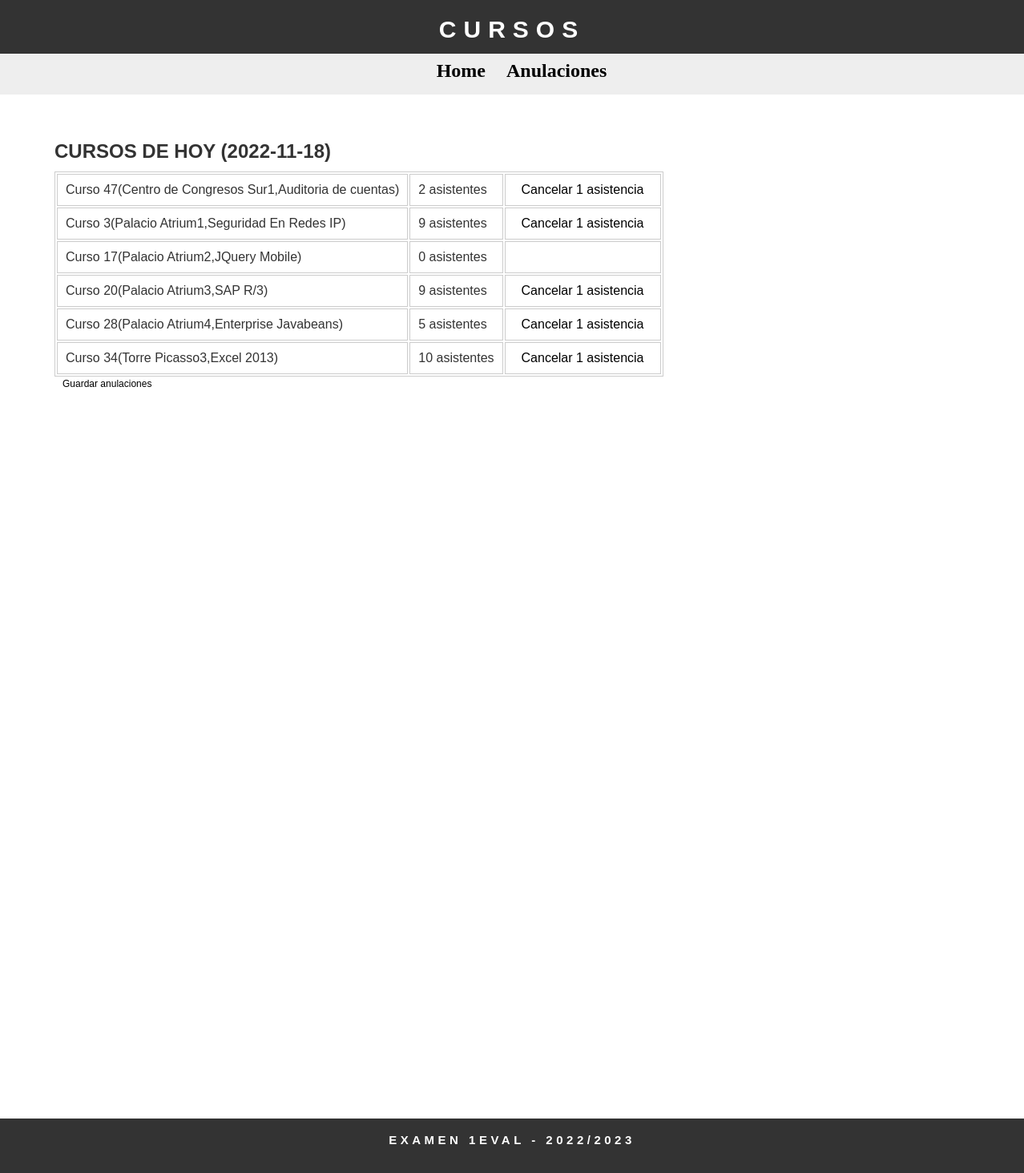
Page /anulaciones.php?anulado=3 on the committed database.
### tables this page shows
CREATE TABLE IF NOT EXISTS `cursos` (
  `ID_CURSO` int NOT NULL AUTO_INCREMENT,
  `ID_AULA` int NOT NULL,
  `DIA` date NOT NULL,
  `HORA` time NOT NULL,
  `ID_TEMA` varchar(11) NOT NULL,
  `ASISTENTES` int DEFAULT NULL,
  `PRECIO` float NOT NULL,
  PRIMARY KEY (`ID_CURSO`),
  KEY `FK_CURSO_TEMA` (`ID_TEMA`),
  KEY `FK_CURSO_AULA` (`ID_AULA`)
);

CREATE TABLE IF NOT EXISTS `edificios` (
  `ID_EDIFICIO` varchar(11) NOT NULL,
  `NOMBRE` varchar(50) NOT NULL,
  PRIMARY KEY (`ID_EDIFICIO`),
  UNIQUE KEY `AK_EDIFICIO` (`NOMBRE`)
);

CREATE TABLE IF NOT EXISTS `aulas` (
  `ID_AULA` int NOT NULL AUTO_INCREMENT,
  `ID_EDIFICIO` varchar(11) NOT NULL,
  `NUMERO` int NOT NULL,
  `CAPACIDAD` int NOT NULL,
  PRIMARY KEY (`ID_AULA`),
  KEY `FK_AULA_EDIFICIO` (`ID_EDIFICIO`)
);

CREATE TABLE IF NOT EXISTS `temas` (
  `ID_TEMA` varchar(11) NOT NULL,
  `TEMA` varchar(50) NOT NULL,
  `CATEGORIA` varchar(15) NOT NULL,
  PRIMARY KEY (`ID_TEMA`),
  UNIQUE KEY `AK_TEMA` (`TEMA`)
);

### config.php (called while the page is built, shortened)
<?php
    function obtenerCursosFecha($fecha)
    {
        $conn = mysqli_connect(DB_HOST, DB_USER, DB_PASS, DB_DATABASE);
        $sql ="select id_curso, asistentes, tema, aulas.numero as aula, edificios.nombre as edificio ";
        $sql = $sql."from cursos, temas ,aulas, edificios ";
        $sql = $sql."where cursos.ID_TEMA=temas.ID_TEMA  and  cursos.ID_AULA=aulas.ID_AULA  and  aulas.ID_EDIFICIO=edificios.ID_EDIFICIO ";
        $sql = $sql."and cursos.dia='$fecha'";
        $res = mysqli_query($conn, $sql);
        return $res;
    }
?>

### anulaciones.php (the view, shortened to what this page needs)
<?php
    require_once('cabecera.php');
    $hoy = date('Y-m-d');
    if(!isset($_SESSION['cursos']))
    {
        $cursosHoy = obtenerCursosFecha($hoy);
    }
?>
    <main id="main">
        <h1>CURSOS DE HOY (<?php echo $hoy;?>)</h1>
        <table>
            <?php
                foreach($_SESSION['cursos'] as $curso)
                {
                    $txtHTML = "<tr>";
                    $txtHTML = $txtHTML.'<td>Curso '.$curso['id_curso'].'('.$curso['edificio'].$curso['aula'].','.$curso['tema'].')</td>';
                    $txtHTML = $txtHTML.'<td>'.$curso['asistentes'].' asistentes</td>';
                    if($curso['asistentes'] > 0)
                        $txtHTML = $txtHTML.'<td><a href="anulaciones.php?anulado='.$curso['id_curso'].'">Cancelar 1 asistencia</a></td>';
                    else
                        $txtHTML = $txtHTML.'<td></td>';
                    $txtHTML = $txtHTML."</tr>";
                    echo $txtHTML;
                }
            ?>
        </table>
        <a href="anulaciones.php?guardar=true">Guardar anulaciones</a>
    </main>
<?php
    require_once('footer.php');
?>

### css/styles.css (style rules this page uses)
body { font-family: "trebuchet ms", verdana, sans-serif; font-size: 12px; line-height: 1.5em; color: #333; background: #ffffff; margin-top: 15em; padding: 0; text-align: center; width: 100%; }
a:link { margin: 10px; text-decoration: none; color: #000; }
#main { top: 85px; left: 0px; background: #ffffff; text-align: left; width: 100%; height: 200%; margin: 5em; }
table { border: thin solid #cccccc; background: #ffffff; }
td { border: thin solid #cccccc; padding: 10px; }

### rows in the picture
cursos: ID_CURSO "47", edificios.NOMBRE "Centro de Congresos Sur", ID_AULA.NUMERO "1", ID_TEMA.TEMA "Auditoria de cuentas", ASISTENTES "2"
cursos: ID_CURSO "3", edificios.NOMBRE "Palacio Atrium", ID_AULA.NUMERO "1", ID_TEMA.TEMA "Seguridad En Redes IP", asistentes "9"
cursos: ID_CURSO "17", edificios.NOMBRE "Palacio Atrium", ID_AULA.NUMERO "2", ID_TEMA.TEMA "JQuery Mobile", ASISTENTES "0"
cursos: ID_CURSO "20", edificios.NOMBRE "Palacio Atrium", ID_AULA.NUMERO "3", ID_TEMA.TEMA "SAP R/3", ASISTENTES "9"
cursos: ID_CURSO "28", edificios.NOMBRE "Palacio Atrium", ID_AULA.NUMERO "4", ID_TEMA.TEMA "Enterprise Javabeans", ASISTENTES "5"
cursos: ID_CURSO "34", edificios.NOMBRE "Torre Picasso", ID_AULA.NUMERO "3", ID_TEMA.TEMA "Excel 2013", ASISTENTES "10"
